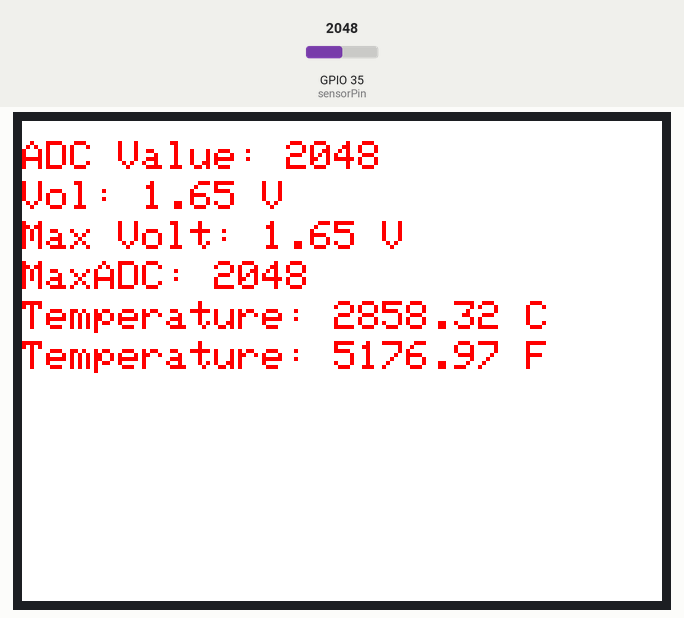
Recording of a sketch running on a simulated ESP32. On the bench: 320×240 colour display. The test bench sets the inputs (shaded band); at power-on: GPIO 35 (sensorPin) = 2048.

Above: at 0.4 s.

The sketch:

mpu6886.ino
```cpp
#include <M5Core2.h>

// Analog input pin for sensor
const int sensorPin = 35;

// Variables for current readings
float adcValue = 0.0;
float voltage = 0.0;

// Variables to store max recorded values
float maxAdcValue = 0.0;
float maxVoltage = 0.0;

// Thermistor constants for Steinhart-Hart equation
const float R0 = 10000.0; // Known resistor value (10k Ohm)
const float c1 = 2.378405444e-04;
const float c2 = 2.019202697e-07;
const float c3 = 1.019452229e-07;

void setup() {
  M5.begin();                          // Initialize M5Stack Core2
  Serial.begin(9600);                 // Start serial communication
  pinMode(sensorPin, INPUT);         // Set pin for analog input

  M5.Lcd.fillScreen(BLACK);           // Clear the screen
  M5.Lcd.setTextSize(2);              // Set text size
  M5.Lcd.setTextColor(RED);          // Set text color
}

void loop() {
  // Read and convert analog value to voltage
  adcValue = analogRead(sensorPin);
  voltage = (adcValue / 4095.0) * 3.3;

  // Update max values if current ones are greater
  if (adcValue > maxAdcValue) maxAdcValue = adcValue;
  if (voltage > maxVoltage) maxVoltage = voltage;

  // Calculate resistance from voltage
  float resistance = R0 * ((4095.0 / adcValue) - 1.0);

  // Calculate temperature using Steinhart-Hart equation
  float logR = log(resistance);
  float tempKelvin = 1.0 / (c1 + c2 * logR + c3 * pow(logR, 3));
  float tempCelsius = tempKelvin - 273.15;
  float tempFahrenheit = tempCelsius * 1.8 + 32.0;

  // Clear display before printing new values
  M5.Lcd.fillScreen(WHITE);

  // Display ADC and voltage data
  M5.Lcd.setCursor(0, 10);
  M5.Lcd.printf("ADC Value: %.0f", adcValue);

  M5.Lcd.setCursor(0, 30);
  M5.Lcd.printf("Vol: %.2f V", voltage);

  M5.Lcd.setCursor(0, 50);
  M5.Lcd.printf("Max Volt: %.2f V", maxVoltage);

  M5.Lcd.setCursor(0, 70);
  M5.Lcd.printf("MaxADC: %.0f", maxAdcValue);

  // Display temperature
  M5.Lcd.setCursor(0, 90);
  M5.Lcd.printf("Temperature: %.2f C", tempCelsius);

  M5.Lcd.setCursor(0, 110);
  M5.Lcd.printf("Temperature: %.2f F", tempFahrenheit);

  delay(20000);  // Short delay before next update
}
```
